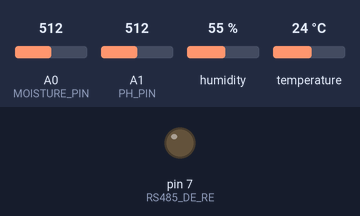
Bench run of a sketch on a simulated Arduino Uno, built with avr-gcc and run on an emulated ATmega328P. Parts: output pins drawn as LEDs (lit = HIGH). The inputs (shaded band) are chosen by the test bench; at power-on: A0 (MOISTURE_PIN) = 512, A1 (PH_PIN) = 512, humidity 55 %, temperature 24 °C. The modem accepts every AT command (registered, SIM ready, sends succeed) and sends nothing else; what the sketch prints to the serial monitor is not drawn.

Above: at 25.7 s.
Timing chart, 0 to 52.6 s (numbered marks = the images above):
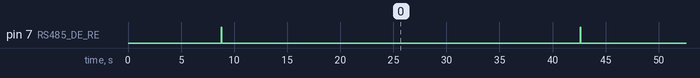

Measured:
- by itself, pin 7 (RS485_DE_RE): alternates HIGH for 0.03 s and LOW for 33.8 s

The sketch:

agrivision.ino
```cpp
/*
 * AgriVision AI - Arduino Uno / Mega Field Telemetry Node
 * Main Controller: Arduino Uno / Arduino Mega 2560 (ATmega328P / ATmega2560)
 * Communication Module: ESP8266-01 Wi-Fi (AT-Command UART Bridge only, NOT main controller)
 *
 * Pin Configuration (Arduino Uno / Mega):
 * - Soil Moisture Sensor (Analog Capacitive v1.2, 5V): A0
 * - Soil pH Sensor Module (Analog BNC Probe, 5V): A1
 * - DHT22 Temp & Humidity Sensor (Data pin w/ 10k pull-up): D2
 * - RS485 MAX485 Module for NPK Sensor (12V external supply for probe):
 *     RO -> D8 (SoftwareSerial RX)
 *     DI -> D9 (SoftwareSerial TX)
 *     DE & RE -> D7 (Direction Control: HIGH = Transmit, LOW = Receive)
 * - ESP8266 Wi-Fi Module (3.3V regulated supply! Use 1k/2k voltage divider on Arduino TX -> ESP RX):
 *     ESP TX -> D10 (SoftwareSerial RX)
 *     ESP RX -> D11 (SoftwareSerial TX via voltage divider)
 *
 * Required Libraries:
 * - DHT sensor library by Adafruit
 * - Adafruit Unified Sensor
 * - ArduinoJson by Benoit Blanchon (v6+)
 */

#include <DHT.h>
#include <SoftwareSerial.h>

#define DHTPIN 2
#define DHTTYPE DHT22
#define MOISTURE_PIN A0
#define PH_PIN A1
#define RS485_DE_RE 7

// Calibration Constants (Adjust using dry/wet and pH 4.0/7.0 buffer tests)
const int DRY_SOIL_ADC = 620;
const int WET_SOIL_ADC = 260;
const float PH_OFFSET = 0.12;

// Wi-Fi & Backend Configuration
const char* WIFI_SSID = "YOUR_FARM_WIFI_SSID";
const char* WIFI_PASS = "YOUR_FARM_WIFI_PASSWORD";
const char* SERVER_HOST = "192.168.1.100";
const int SERVER_PORT = 3000;
const char* DEVICE_ID = "ARDUINO-UNO-001";
const char* FARM_ID = "FARM-MH-001";
const char* PLOT_ID = "PLOT-A1";

DHT dht(DHTPIN, DHTTYPE);
SoftwareSerial rs485Serial(8, 9);    // RX, TX for RS485 NPK sensor
SoftwareSerial espSerial(10, 11);    // RX, TX for ESP8266 AT bridge

// Standard Modbus RTU inquiry frame for 3-in-1 Soil NPK Sensor (Addr 0x01, Reg 0x001E, Len 3)
const byte npkQueryFrame[] = {0x01, 0x03, 0x00, 0x1E, 0x00, 0x03, 0x65, 0xCD};
byte npkResponse[11];

void setup() {
  Serial.begin(9600);
  rs485Serial.begin(4800);
  espSerial.begin(9600);
  dht.begin();

  pinMode(RS485_DE_RE, OUTPUT);
  digitalWrite(RS485_DE_RE, LOW);

  Serial.println(F("AgriVision AI Node Booting (Arduino Main Controller)..."));
  connectWiFi();
}

void loop() {
  float moisture = readSoilMoisture();
  float ph = readSoilPH();
  float humidity = dht.readHumidity();
  float temperature = dht.readTemperature();

  if (isnan(humidity) || isnan(temperature)) {
    Serial.println(F("DHT22 read failed; skipping cycle."));
    delay(5000);
    return;
  }

  int nitrogen = 0, phosphorus = 0, potassium = 0;
  readRS485NPK(&nitrogen, &phosphorus, &potassium);

  String payload = "{";
  payload += "\"deviceId\":\"" + String(DEVICE_ID) + "\",";
  payload += "\"farmId\":\"" + String(FARM_ID) + "\",";
  payload += "\"plotId\":\"" + String(PLOT_ID) + "\",";
  payload += "\"source\":\"arduino\",";
  payload += "\"moisture\":" + String(moisture, 1) + ",";
  payload += "\"temperature\":" + String(temperature, 1) + ",";
  payload += "\"humidity\":" + String(humidity, 1) + ",";
  payload += "\"ph\":" + String(ph, 2) + ",";
  payload += "\"nitrogen\":" + String(nitrogen) + ",";
  payload += "\"phosphorus\":" + String(phosphorus) + ",";
  payload += "\"potassium\":" + String(potassium);
  payload += "}";

  Serial.println(payload);
  sendTelemetryHTTP(payload);

  // Sample every 30 seconds
  delay(30000);
}

float readSoilMoisture() {
  int raw = analogRead(MOISTURE_PIN);
  float pct = map(raw, DRY_SOIL_ADC, WET_SOIL_ADC, 0, 100);
  return constrain(pct, 0.0, 100.0);
}

float readSoilPH() {
  long sum = 0;
  for (int i = 0; i < 10; i++) {
    sum += analogRead(PH_PIN);
    delay(20);
  }
  float voltage = (sum / 10.0) * (5.0 / 1024.0);
  float phValue = 3.5 * voltage + PH_OFFSET;
  return constrain(phValue, 0.0, 14.0);
}

void readRS485NPK(int* n, int* p, int* k) {
  rs485Serial.listen();
  digitalWrite(RS485_DE_RE, HIGH);
  delay(10);
  rs485Serial.write(npkQueryFrame, sizeof(npkQueryFrame));
  rs485Serial.flush();
  digitalWrite(RS485_DE_RE, LOW);

  unsigned long start = millis();
  int idx = 0;
  while (millis() - start < 500 && idx < 11) {
    if (rs485Serial.available()) {
      npkResponse[idx++] = rs485Serial.read();
    }
  }
  if (idx >= 9 && npkResponse[0] == 0x01 && npkResponse[1] == 0x03) {
    *n = (npkResponse[3] << 8) | npkResponse[4];
    *p = (npkResponse[5] << 8) | npkResponse[6];
    *k = (npkResponse[7] << 8) | npkResponse[8];
  } else {
    Serial.println(F("RS485 NPK read timeout; check 12V probe power."));
  }
}

void connectWiFi() {
  espSerial.listen();
  espSerial.println("AT+RST");
  delay(2000);
  espSerial.println("AT+CWMODE=1");
  delay(500);
  espSerial.println("AT+CWJAP=\"" + String(WIFI_SSID) + "\",\"" + String(WIFI_PASS) + "\"");
  delay(6000);
}

void sendTelemetryHTTP(const String& jsonBody) {
  espSerial.listen();
  espSerial.println("AT+CIPSTART=\"TCP\",\"" + String(SERVER_HOST) + "\"," + String(SERVER_PORT));
  delay(1500);

  String req = "POST /api/iot/telemetry HTTP/1.1\r\n";
  req += "Host: " + String(SERVER_HOST) + ":" + String(SERVER_PORT) + "\r\n";
  req += "Content-Type: application/json\r\n";
  req += "Content-Length: " + String(jsonBody.length()) + "\r\n";
  req += "Connection: close\r\n\r\n";
  req += jsonBody;

  espSerial.println("AT+CIPSEND=" + String(req.length()));
  delay(500);
  espSerial.print(req);
  delay(1000);
  espSerial.println("AT+CIPCLOSE");
}
```
